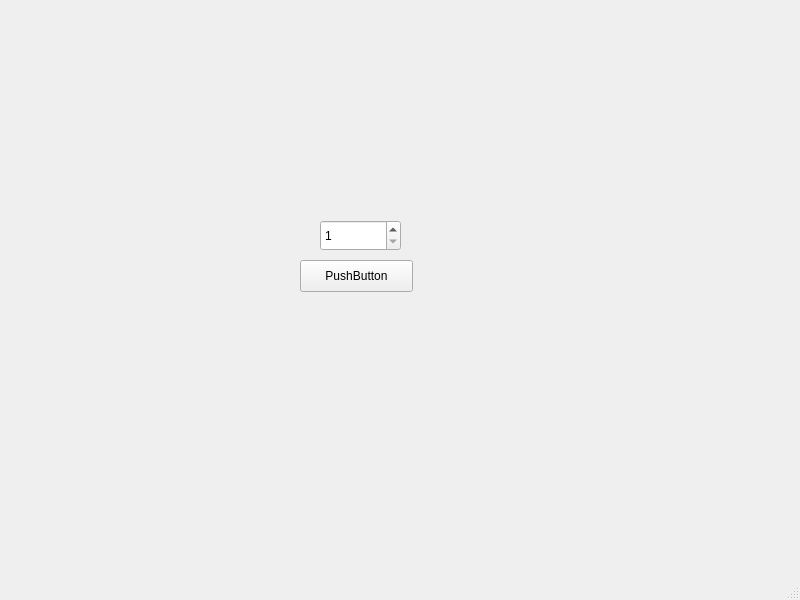
<?xml version="1.0" encoding="UTF-8"?>
<ui version="4.0">
 <class>MainWindow</class>
 <widget class="QMainWindow" name="MainWindow">
  <property name="geometry">
   <rect>
    <x>0</x>
    <y>0</y>
    <width>800</width>
    <height>600</height>
   </rect>
  </property>
  <property name="windowTitle">
   <string>MainWindow</string>
  </property>
  <widget class="QWidget" name="centralwidget">
   <widget class="QPushButton" name="pushButton">
    <property name="geometry">
     <rect>
      <x>300</x>
      <y>260</y>
      <width>113</width>
      <height>32</height>
     </rect>
    </property>
    <property name="text">
     <string>PushButton</string>
    </property>
   </widget>
   <widget class="QSpinBox" name="spinBox">
    <property name="geometry">
     <rect>
      <x>320</x>
      <y>220</y>
      <width>81</width>
      <height>31</height>
     </rect>
    </property>
    <property name="minimum">
     <number>1</number>
    </property>
    <property name="maximum">
     <number>12</number>
    </property>
   </widget>
  </widget>
  <widget class="QMenuBar" name="menubar">
   <property name="geometry">
    <rect>
     <x>0</x>
     <y>0</y>
     <width>800</width>
     <height>22</height>
    </rect>
   </property>
  </widget>
  <widget class="QStatusBar" name="statusbar"/>
 </widget>
 <resources/>
 <connections/>
</ui>
